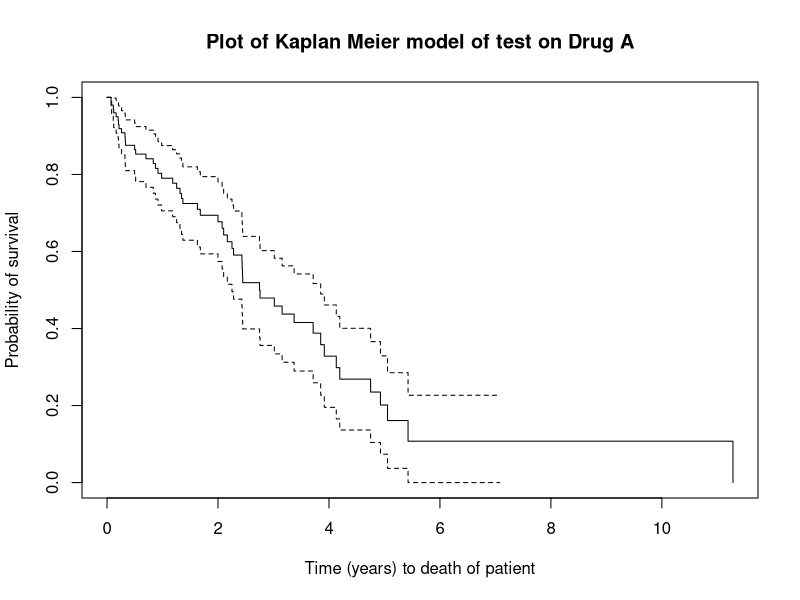
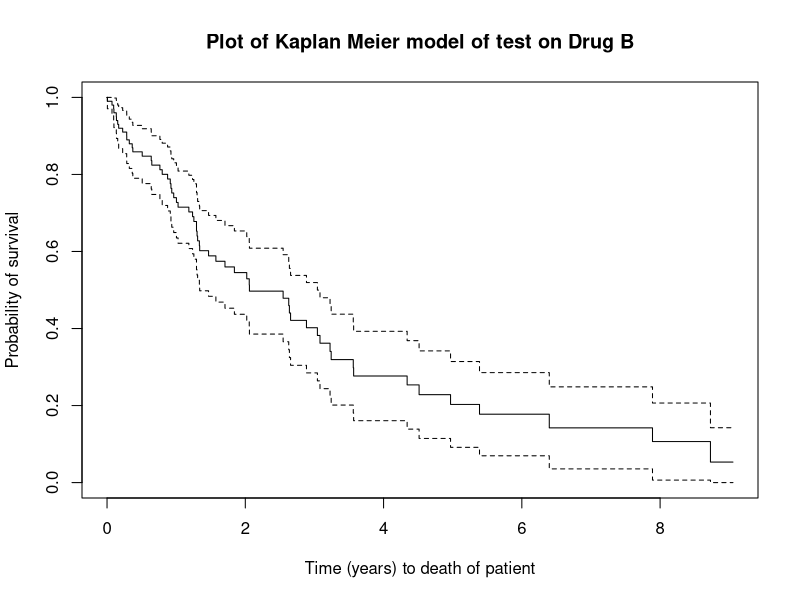
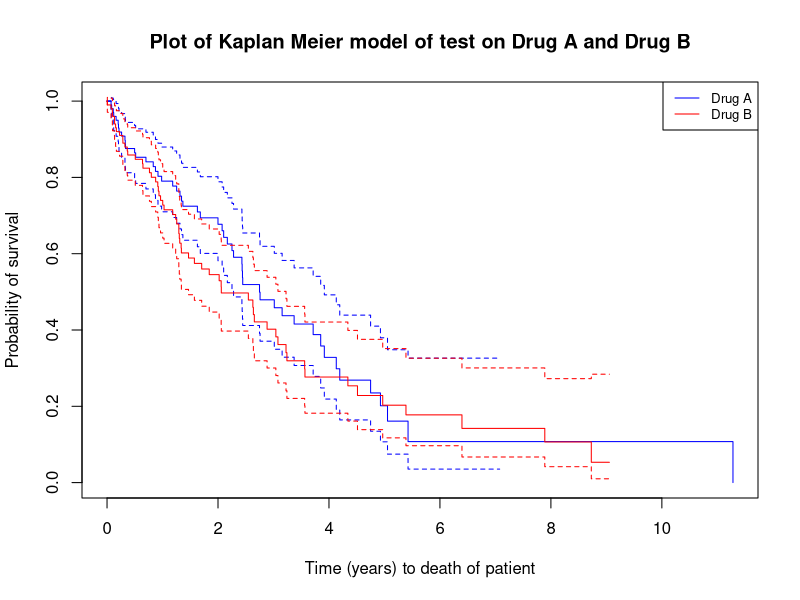
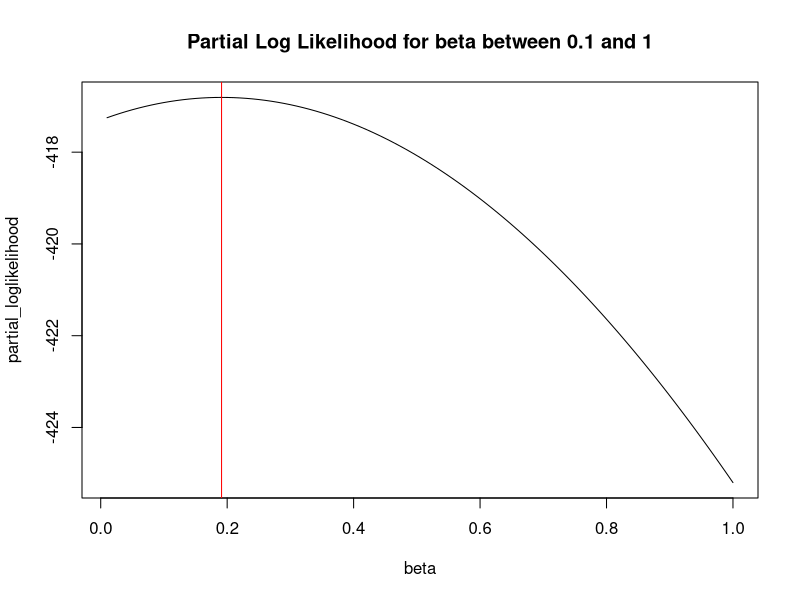
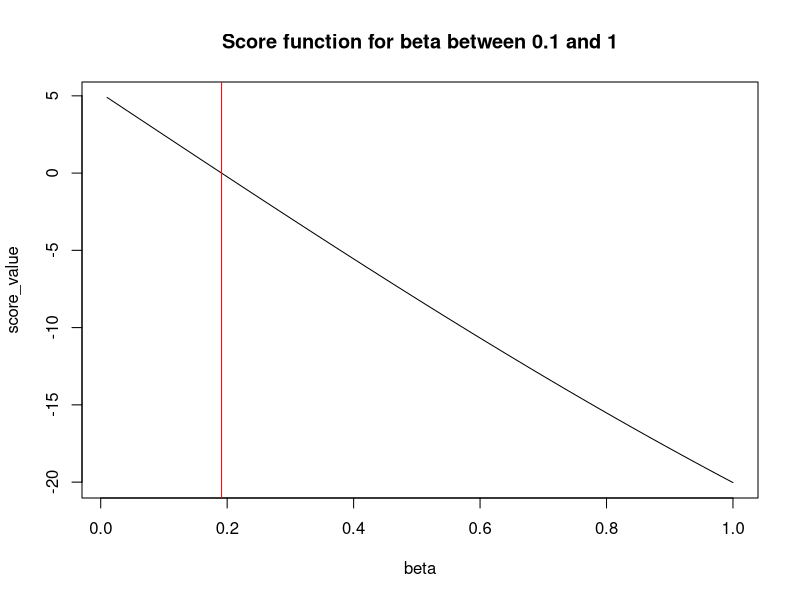

Here is the R script that generated these plots, in order:
#
#     R-code to generate data for Assignment 1.  This code MUST be
#     placed at the start of your own R-script.  You must edit
#     the argument to the set.seed( ) function to fit your own
#     registration number
#
set.seed(0633)
#
#     Generate sample A times with censorng
#
LenA <- 100
TimeA <- sort(round(rexp(LenA, 0.5), digits = 10))
CensorA <- rbinom(LenA,1,0.5)
cbind(TimeA, CensorA)
#
#     Generate sample B times with censorng
#
LenB <- 100
TimeB <- sort(round(rexp(LenB, 0.5), digits = 10))
CensorB <- rbinom(LenB,1,0.6)
cbind(TimeB, CensorB)
#
#     Combine data
#
Time <- c(TimeA, TimeB)
Censor <- c(CensorA, CensorB)
Group <- factor(c(rep(1,LenA), rep(2,LenB)))
cbind(Time, Censor, Group)

####################################################
# Please insert your R code after this line
####################################################
# F79SU Survival Models
# Assignment 1

# Package reuired to create Kaplan Meier model
library(survival)
# # install package coin##
# library(coin)
# library(plyr)

# Displaying data extracted from given R code
# Data of patience taking Drug A(Group 1) and Drug B(Group 2)
# (ascending time of survival time)
# spacing<- extra space added betwwen data from Drug A and B, better display
spacing<-rep('  ', 50)
info<-data.frame(TimeA[1:50], CensorA[1:50],  spacing, TimeA[51:100], CensorA[51:100], spacing, TimeB[1:50], CensorB[1:50], spacing, TimeB[51:100], CensorB[51:100])
colnames(info)<-c('Time A', 'Censor A', '','Time A', 'Censor A', '', 'Time B', 'Censor B', '','Time B', 'Censor B')
info

# Kapan Meier model for Drug A
Surv(TimeA, CensorA)
K_M_model_A<-survfit(Surv(TimeA, CensorA)~1, conf.type='plain')
names(K_M_model_A)
summary(K_M_model_A)
plot(K_M_model_A, xlab='Time (years) to death of patient', ylab='Probability of survival', main='Plot of Kaplan Meier model of test on Drug A')
K_M_model_A_unbound<-survfit(Surv(TimeA, CensorA)~1, conf.type='none')

# Kaplan Meier model for Drug B
Surv(TimeB, CensorB)
K_M_model_B<-survfit(Surv(TimeB, CensorB)~1, conf.type='plain')
names(K_M_model_B)
summary(K_M_model_B)
plot(K_M_model_B, xlab='Time (years) to death of patient', ylab='Probability of survival', main='Plot of Kaplan Meier model of test on Drug B')

# Plot both Kaplan Meier model of Drug A and Drug B together
K_M_model_A_unbound<-survfit(Surv(TimeA, CensorA)~1, conf.type='none')
K_M_model_B_unbound<-survfit(Surv(TimeB, CensorB)~1, conf.type='none')
plot(K_M_model_A_unbound, main='Plot of Kaplan Meier model of test on Drug A and Drug B',
     xlab='Time (years) to death of patient', ylab='Probability of survival',
     col='blue')
lines(K_M_model_B_unbound, col='red')
legend('topright', legend=c('Drug A', 'Drug B'), col=c('blue', 'red'), lty=c(1,1), cex=0.8)

K_M_model_A
K_M_model_B

# Prob of patient taking Drug A surviving for more than 2.3 years
Ans_1<-summary(survfit(Surv(TimeA, CensorA)~1), times=2.3)
Ans_1
#Answer is 0.591

# Prob of patient taking Drug B surviving for less than/equal to 3.1 years
Ans_2<-summary(survfit(Surv(TimeB, CensorB)~1), times=3.1 )
Ans_2
#Answer is 1-0.362<- 0.638

# Cox Model on both drug type (A and B)
# Group<-c(rep(1,100), rep(2,100)), a drug group indicator, 100 for Drug A(Group 1) then 100 for Drug B(Group 2)
# Time<-Survival time of all patience (all Drug A then B, ascending time)
# Censor<-Observation censor of all patience (all Drug A then B, ascending time)
# corresponding to patient survival times
Cox_Model_A_to_B<-coxph(Surv(Time, Censor)~Group)
summary(Cox_Model_A_to_B)
Cox_Model_A_to_B
survdiff(Surv(Time, Censor)~Group)
beta_hat<-Cox_Model_A_to_B$coefficients

# Create dataframe to store survival time(ascending order), observation censor and drug group indicator
# Note that here data no longer displayed by all Drug A then Drug B, but by ascending time
# In short, it is a mix of rug A and Drug B depending on survival time of patient
data_df <- as.data.frame(matrix(0, ncol = 3, nrow = 200))
data_df[1]<-Time
data_df[2]<-Censor
data_df[3]<-as.vector(as.integer(Group))
colnames(data_df)<-c('Time', 'Censor', 'Group')
data_df<-data_df[order(data_df$Time),]
data_df

# Create dataframe to store nominator and denominator values of of both Drug A and B patients and finally drug group indicator
# A_nom being nominator of Drug A (integer only part)
# B_nom being nominator of Drug B (exponential(integer) only part)
# A_denom being denominator of Drug A (integer only part)
# B_denom being denominator of Drug B (exponential(integer) part)
info_df <- as.data.frame(matrix(0, ncol = 5, nrow = 200))
info_df[5]<-data_df$Group
colnames(info_df)<-c('A_nom', 'B_nom', 'A_denom', 'B_denom', 'Group')

# Initial patients alive for Drug A and B is 100 each
A_denom<-100
B_denom<-100
# Deaths for start period would be zero
censor_A_nom<-0
censor_B_nom<-0

# Compute nominator and denominator part of Drug A and B separately to be merged later
for (i in 1:200){
  # If at that time point, the survival time of the patient is censored
  if (data_df[i, 2]==0){
    # If the patient at that time point is from Group 1 (Drug A)
    if(data_df[i,3]==1){
      censor_A_nom<-censor_A_nom+1
      # If the patient at that time point is from Group 2 (Drug B)
    }else if(data_df[i,3]==2){
      censor_B_nom<-censor_B_nom+1
      
    }
    # If at that time point, the survival time of the patient is censored
  }else if(data_df[i,2]==1){
    # If the patient at that time point is from Group 1 (Drug A)
    if(data_df[i,3]==1){
      
      info_df[i,1]<-1
      
      info_df[i,2]<-0
      
      A_denom<-A_denom-(censor_A_nom)
      info_df[i,3]<-A_denom
      
      B_denom<-B_denom-(censor_B_nom)
      info_df[i,4]<-B_denom
      
      censor_A_nom<-1
      censor_B_nom<-0
      # If the patient at that time point is from Group 2 (Drug B) 
    }else if(data_df[i,3]==2){
      
      info_df[i,1]<-0
      
      info_df[i,2]<-1
      
      A_denom<-A_denom-(censor_A_nom)
      info_df[i,3]<-A_denom
      
      B_denom<-B_denom-(censor_B_nom)
      info_df[i,4]<-B_denom
      
      censor_A_nom<-0
      censor_B_nom<-1
    }
  }
}
# Display data
info_df
# Remove rows where both nominator of Drug A and Drug B are 0
# Menas that at that data time point the patient survival time is censored
info_df<-info_df[!((info_df$A_nom==0)&(info_df$B_nom==0)), ]
# Display data
info_df
# Remove Group column
info_df<-info_df[-5]

# To remove extra constants from denominator Exp: 5exp(x)+5 proportionate to exp(x)+1
for (i in 1:length(info_df[,3])){
  if(info_df[i,3]==info_df[i,4]){
    info_df[i,3]<-1
    info_df[i,4]<-1
  }
  
}


# To plot partial log likelihood against beta values range(0.01 to 1 by 0.01 step)
partial_log_lik_plot<-function(n, info, expected_beta){
  beta<-numeric(n)
  values<-numeric(n)
  
  for (i in 1:n){
    
    beta[i]<-i/100
    
    # Attaining log likelihood values by substituting each remaining rows values in the info dataframe
    # into the formula below to get the final value for the particular beta value
    for (j in 1:length(info[,3])){
      # Formula for each component
      # log(B): (B_nom*beta[i])-log(A_denom+(B_denom*beta[i]))
      x<-info[j,3]+info[j,4]*exp(beta[i])
      term<-((info[j,2]*beta[i]))-log(x)
      values[i]<-values[i]+term
    }
  }
  plot(beta, values, ylab='partial_loglikelihood',main='Partial Log Likelihood for beta between 0.1 and 1', type='l')
  # Plot vertical line of beta_hat value obtained from Cox Regression summary data (0.1911)
  abline(v=expected_beta, col='red', lty='solid')
}
partial_log_lik_plot(100, info_df, beta_hat)

# To plot score function value against beta values range(0.01 to 1 by 0.01 step)
score_func_plot<-function(n, info, expected_beta){
  beta<-numeric(n)
  score_value<-numeric(n)
  
  # Attaining score function values by substituting each remaining rows values in the info dataframe
  # into the formula below to get the final value for the particular beta value
  for (i in 1:n){
    # Formula for each component
    # dlog(B)/dB : B_nom-(B_denom*beta[i])/(A_denom+(B_denom*beta[i]))
    beta[i]<-i/100
    
    for (j in 1:length(info[,3])){
      
      term<-info[j,2]-(info_df[j,4]*exp(beta[i]))/(info[j,3]+info[j,4]*exp(beta[i]))
      score_value[i]<-score_value[i]+term
    }
  }
  plot(beta, score_value, main='Score function for beta between 0.1 and 1', type='l')
  # Plot vertical line of beta_hat value obtained from Cox Regression summary data (0.1911)
  abline(v=expected_beta, col='red', lty='solid')
}
score_func_plot(100, info_df, beta_hat)

# To check score function values with particular beta value
score_func<-function(info, expected_beta){
  score_value<-0
  for (j in 1:length(info[,3])){
    term<-info[j,2]-(info[j,4]*exp(expected_beta))/(info[j,3]+info[j,4]*exp(expected_beta))
    score_value<-score_value+term
    
  }
  score_value
}
# Using beta_hat value
score_func(info_df, beta_hat)





